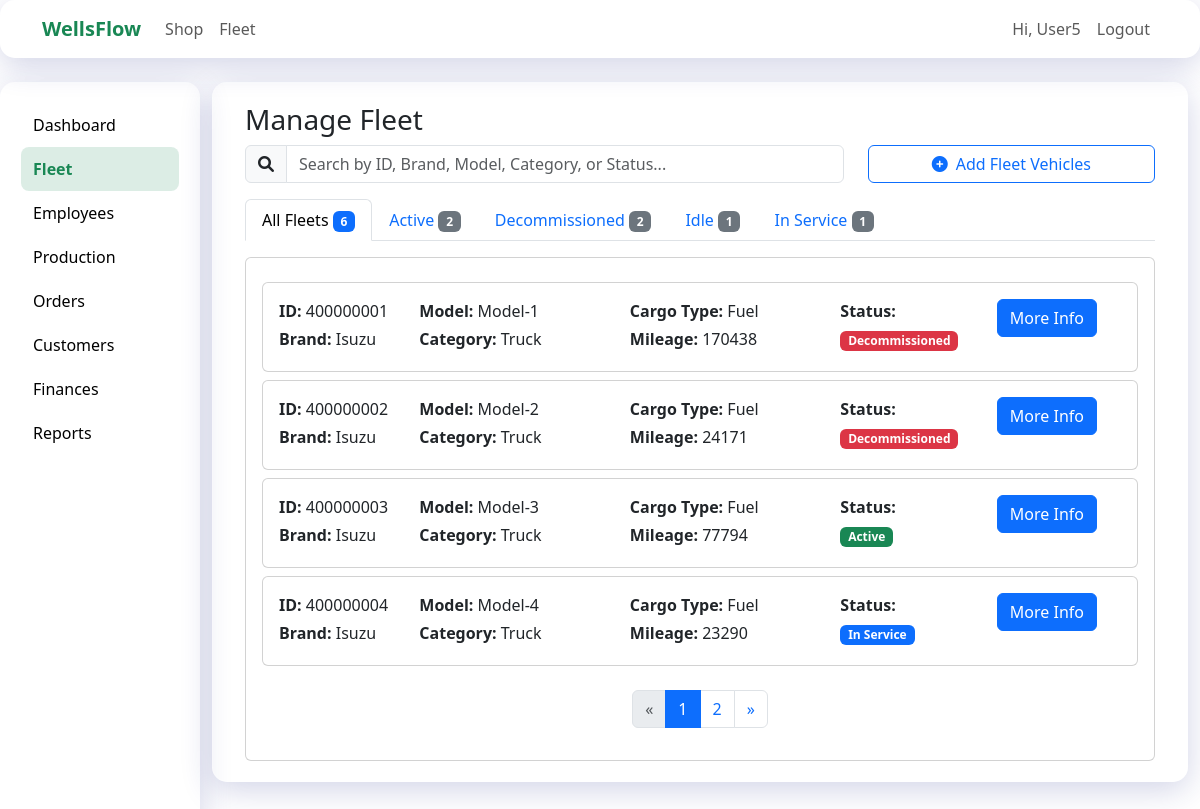
Page /vehiclesmanagefleet (signed in) on the committed database.
### models.py (models this page shows, shortened)
class User(UserMixin, db.Model):
    __tablename__ = "Users"  # Match DB table
    id = db.Column(db.Integer, primary_key=True)
    fname = db.Column(db.String(50))
    lname = db.Column(db.String(50))
    email = db.Column(db.String(120), unique=True, nullable=False)
    phone = db.Column(db.String(15))
    password_hash = db.Column(db.String(128))
    role = db.Column(db.String(50), default="customer")

class Fleet(db.Model):
    __tablename__ = "Fleet"  # ✅ match DB
    id = db.Column(db.Integer, primary_key=True)
    name = db.Column(db.String(80), nullable=False)         # e.g., "Truck A"
    reg_no = db.Column(db.String(30), unique=True)          # e.g., "KAA 123A"
    category = db.Column(db.String(50))                     # e.g., Tanker, Trailer, Small Truck
    status = db.Column(db.String(30), default="available")  # available, in transit, service

### app.py (the view, shortened to what this page needs)
@app.route("/vehiclesmanagefleet", methods=['GET', 'POST'])
@login_required
def vehiclesmanagefleet():
    conn = sqlite3.connect(shopfleetdb)
    conn.row_factory = sqlite3.Row
    cursor = conn.cursor()
    filter_status = request.args.get('status')
    if filter_status:
        cursor.execute("SELECT * FROM Fleet WHERE status = ?", (filter_status,))
    else:
        cursor.execute("SELECT * FROM Fleet")
    fleets = cursor.fetchall()
    cursor.execute("""
        SELECT status, COUNT(*) as count
        FROM Fleet
        GROUP BY status
    """)
    status_counts = cursor.fetchall()
    cursor.execute("SELECT COUNT(*) as total FROM Fleet")
    total_fleets = cursor.fetchone()['total']
    conn.close()
    return render_template("fleet/fleet_extend/vehicles/managefleet.html",
                           fleets=fleets,
                           status_counts=status_counts,
                           current_filter=filter_status,
                           total_fleets=total_fleets)

### app.py (called while the page is built, shortened)
@login_manager.user_loader
def load_user(user_id):
    conn = sqlite3.connect(shopfleetdb)
    conn.row_factory = sqlite3.Row
    cursor = conn.cursor()
    cursor.execute(
        "SELECT user_id, first_name, last_name, email, 'customer' as role FROM Users WHERE user_id = ?",
        (user_id,),
    )
    row = cursor.fetchone()
    if row:
        conn.close()
        return UserObject(row['user_id'], row['first_name'], row['last_name'], row['email'], row['role'])

### user_object.py (called while the page is built)
    @property
    def fname(self):
        if self.role != 'customer' and self.username:
            return self.username
        return self.first_name

### templates/fleet/fleet_extend/vehicles/managefleet.html (shortened to what this page needs)
{% extends "adminside_fleet/vehicles.html" %}
{% block vehicle_content %}
<div class="container">
  <h3>Manage Fleet</h3>
  <div class="row mb-3">
    <div class="col-md-8">
      <div class="input-group">
        <span class="input-group-text" id="search-icon">
          <i class="fas fa-search"></i>
        </span>
        <input type="text" class="form-control" id="fleetSearch" placeholder="Search by ID, Brand, Model, Category, or Status..." aria-label="Search fleets" aria-describedby="search-icon">
      </div>
    </div>
    <div class="col-md-4">
      <button class="btn btn-outline-primary w-100" onclick="location.href = 'vehiclesaddnew'">
        <i class="fas fa-plus-circle me-2"></i>Add Fleet Vehicles
      </button>
    </div>
  </div>
  <ul class="nav nav-tabs mb-3">
    <li class="nav-item">
      <a class="nav-link {% if not current_filter %}active{% endif %}" href="{{ url_for('vehiclesmanagefleet') }}">
        All Fleets
        <span class="badge bg-primary">{{ total_fleets }}</span>
      </a>
    </li>
    {% for status_row in status_counts %}
      <li class="nav-item">
        <a class="nav-link {% if current_filter == status_row['status'] %}active{% endif %}"
           href="{{ url_for('vehiclesmanagefleet', status=status_row['status']) }}">
          {{ status_row['status'] }} <span class="badge bg-secondary">{{ status_row['count'] }}</span>
        </a>
      </li>
    {% endfor %}
  </ul>
  <div class="card">
    <div class="card-body">
      {% if fleets %}
        <div id="fleetList">
          {% for fleet in fleets %}
            <div class="card mt-2 fleet-item"
                 data-id="{{ fleet['fleet_id'] }}"
                 data-brand="{{ fleet['fleet_brand'] }}"
                 data-model="{{ fleet['fleet_model'] }}"
                 data-category="{{ fleet['fleet_category'] }}"
                 data-status="{{ fleet['status'] }}"
                 data-cargo="{{ fleet['cargo_type'] }}">
              <div class="card-body">
                <div class="d-flex justify-content-between align-items-center">
                  <div class="row w-100">
                    <div class="col-md-2">
                      <p class="mb-1"><strong>ID:</strong> {{ fleet['fleet_id'] }}</p>
                      <p class="mb-1"><strong>Brand:</strong> {{ fleet['fleet_brand'] }}</p>
                    </div>
                    <div class="col-md-3">
                      <p class="mb-1"><strong>Model:</strong> {{ fleet['fleet_model'] }}</p>
                      <p class="mb-1"><strong>Category:</strong> {{ fleet['fleet_category'] }}</p>
                    </div>
                    <div class="col-md-3">
                      <p class="mb-1"><strong>Cargo Type:</strong> {{ fleet['cargo_type'] }}</p>
                      <p class="mb-1"><strong>Mileage:</strong> {{ fleet['fleet_mileage'] }}</p>
                    </div>
                    <div class="col-md-2">
                      <p class="mb-1"><strong>Status:</strong></p>
                      <span class="badge bg-{% if fleet['status'] == 'Active' %}success{% elif fleet['status'] == 'In Service' %}primary{% elif fleet['status'] == 'Decommissioned' %}danger{% else %}secondary{% endif %}">
                        {{ fleet['status'] }}
                      </span>
                    </div>
                    <div class="col-md-2 text-end">
                      <button class="btn btn-primary" data-bs-toggle="modal" data-bs-target="#fleetModal{{ fleet['fleet_id'] }}">
                        More Info
                      </button>
                    </div>
                  </div>
                </div>
              </div>
            </div>
          {% endfor %}
        </div>
        <nav aria-label="Fleet pagination" class="mt-4">
          <ul class="pagination justify-content-center" id="paginationControls">
          </ul>
        </nav>
      {% else %}
        <div class="text-center py-5">
          <h5>No fleets found{% if current_filter %} with status "{{ current_filter }}"{% endif %}.</h5>
        </div>
      {% endif %}
    </div>
  </div>
</div>
<link rel="stylesheet" href="https://cdnjs.cloudflare.com/ajax/libs/font-awesome/6.0.0/css/all.min.css">
{% endblock vehicle_content %}

### templates/fleet/adminside_fleet/vehicles.html
{% extends "layout.html" %}
{% block content %}
    {% block vehicle_content %}
    {% endblock vehicle_content %}
</section>
{% endblock %}

### templates/fleet/layout.html (shortened to what this page needs)
<!DOCTYPE html>
<html lang="en">
<head>
  <link href="https://cdn.jsdelivr.net/npm/bootstrap@5.3.0/dist/css/bootstrap.min.css" rel="stylesheet"/>
</head>
<body>
<nav class="navbar navbar-expand-lg glass-card mb-4">
  <div class="container">
    <a class="navbar-brand text-success fw-bold" href="/">WellsFlow</a>
    <div class="collapse navbar-collapse">
      <ul class="navbar-nav me-auto">
        <li class="nav-item"><a class="nav-link" href="/shop">Shop</a></li>
        <li class="nav-item"><a class="nav-link" href="/fleet">Fleet</a></li>
      </ul>
      <ul class="navbar-nav">
        {% if current_user.is_authenticated %}
          <li class="nav-item">
            <span class="nav-link">Hi, {{ current_user.fname or current_user.first_name or 'User' }}</span>
          </li>
          <li class="nav-item">
            <a class="nav-link" href="{{ url_for('auth.logout') }}">Logout</a>
          </li>
        {% endif %}
      </ul>
    </div>
  </div>
</nav>
<div class="container-fluid">
  <section class="row">
    <div class="col-md-2 glass-card sidebar">
      <ul class="nav flex-column">
        <li class="nav-item"><a class="nav-link" href="/dashboard">Dashboard</a></li>
        <li class="nav-item"><a class="nav-link" href="/vehiclesmanagefleet">Fleet</a></li>
        <li class="nav-item"><a class="nav-link" href="/employees">Employees</a></li>
        <li class="nav-item"><a class="nav-link" href="/manageproduction">Production</a></li>
        <li class="nav-item"><a class="nav-link" href="/ordersmanage">Orders</a></li>
        <li class="nav-item"><a class="nav-link" href="/customersmanage">Customers</a></li>
        <li class="nav-item"><a class="nav-link" href="/finances">Finances</a></li>
        <li class="nav-item"><a class="nav-link" href="/reports">Reports</a></li>
      </ul>
    </div>
    <div class="col-md-10">
      <div class="glass-card content">
        {% block content %}
        {% endblock %}
      </div>
</body>
</html>

### templates/fleet/layout.html (style rules this page uses)
body { background: #ffffff; min-height: 100vh; }
.glass-card { background: rgba(255, 255, 255, 0.2); border-radius: 15px; box-shadow: 0 8px 32px rgba(31, 38, 135, 0.2); border: 1px solid rgba(255, 255, 255, 0.18); transition: transform 0.2s ease, box-shadow 0.2s ease; }
.sidebar .nav-link { border-radius: 8px; padding: 10px 12px; transition: background 0.2s ease; color: #000; font-weight: 500; }
.sidebar .nav-link:hover, .sidebar .nav-link.active { background: rgba(25, 135, 84, 0.15); color: #198754; font-weight: 600; }
.sidebar { min-height: 100vh; padding: 20px; }
.content { padding: 20px; }

### rows in the picture
User: first_name "User5"
Fleet: fleet_id "400000001", fleet_brand "Isuzu", fleet_model "Model-1", fleet_category "Truck", cargo_type "Fuel", fleet_mileage "170438", status "Decommissioned"
Fleet: fleet_id "400000002", fleet_brand "Isuzu", fleet_model "Model-2", fleet_category "Truck", cargo_type "Fuel", fleet_mileage "24171", status "Decommissioned"
Fleet: fleet_id "400000003", fleet_brand "Isuzu", fleet_model "Model-3", fleet_category "Truck", cargo_type "Fuel", fleet_mileage "77794", status "Active"
Fleet: fleet_id "400000004", fleet_brand "Isuzu", fleet_model "Model-4", fleet_category "Truck", cargo_type "Fuel", fleet_mileage "23290", status "In Service"

### other values in the picture
{{ total_fleets }} "6"
{{ status_row['status'] }} "Active" "Decommissioned" "Idle" "In Service"
{{ status_row['count'] }} "2" "2" "1" "1"
